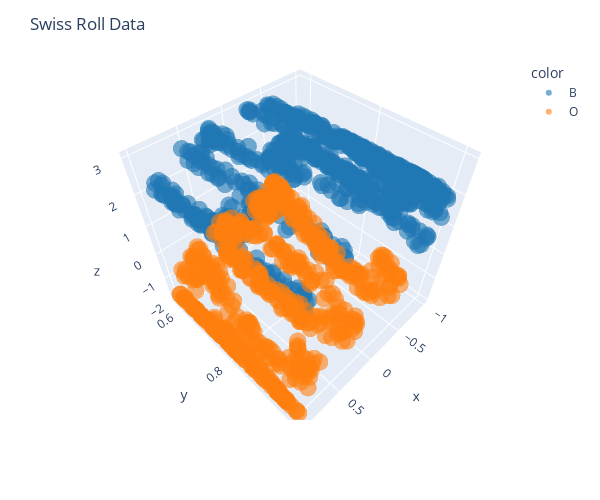

Here is the notebook cell this chart was saved with:
### Code cell
# Plot the 3D data points
figS = px.scatter_3d(dfS, x='x', y='y', z='z', color='label',
                     color_discrete_sequence=px.colors.qualitative.D3 )
# Adjusting the view angle    
figS.update_layout(scene_camera=dict(eye=dict(x=1, y=1, z=1.5)),    
                width=600, height=500, 
                title='Swiss Roll Data',
                legend_title='color')
# Decrease the marker size  
figS.update_traces(marker=dict(size=6, opacity=0.6))  
# Show plot
figS.show()

### Figure 1 — Plotly figure (JSON) as saved in the notebook; plotly's stock layout.template omitted (floating-point values rounded to 4 significant figures; data arrays with more than 128 entries replaced by an {"elided": "..."} marker saying what was removed)
{"data": [{"hovertemplate": "label=B<br>x=%{x}<br>y=%{y}<br>z=%{z}<extra></extra>", "legendgroup": "B", "marker": {"color": "#1F77B4", "opacity": 0.6, "size": 6, "symbol": "circle"}, "mode": "markers", "name": "B", "scene": "scene", "showlegend": true, "type": "scatter3d", "x": {"elided": "732 float values"}, "y": {"elided": "732 float values"}, "z": {"elided": "732 float values"}}, {"hovertemplate": "label=O<br>x=%{x}<br>y=%{y}<br>z=%{z}<extra></extra>", "legendgroup": "O", "marker": {"color": "#FF7F0E", "opacity": 0.6, "size": 6, "symbol": "circle"}, "mode": "markers", "name": "O", "scene": "scene", "showlegend": true, "type": "scatter3d", "x": {"elided": "605 float values"}, "y": {"elided": "605 float values"}, "z": {"elided": "605 float values"}}], "layout": {"height": 500, "legend": {"title": {"text": "color"}, "tracegroupgap": 0}, "margin": {"t": 60}, "scene": {"camera": {"eye": {"x": 1, "y": 1, "z": 1.5}}, "domain": {"x": [0, 1], "y": [0, 1]}, "xaxis": {"title": {"text": "x"}}, "yaxis": {"title": {"text": "y"}}, "zaxis": {"title": {"text": "z"}}}, "title": {"text": "Swiss Roll Data"}, "width": 600}}
